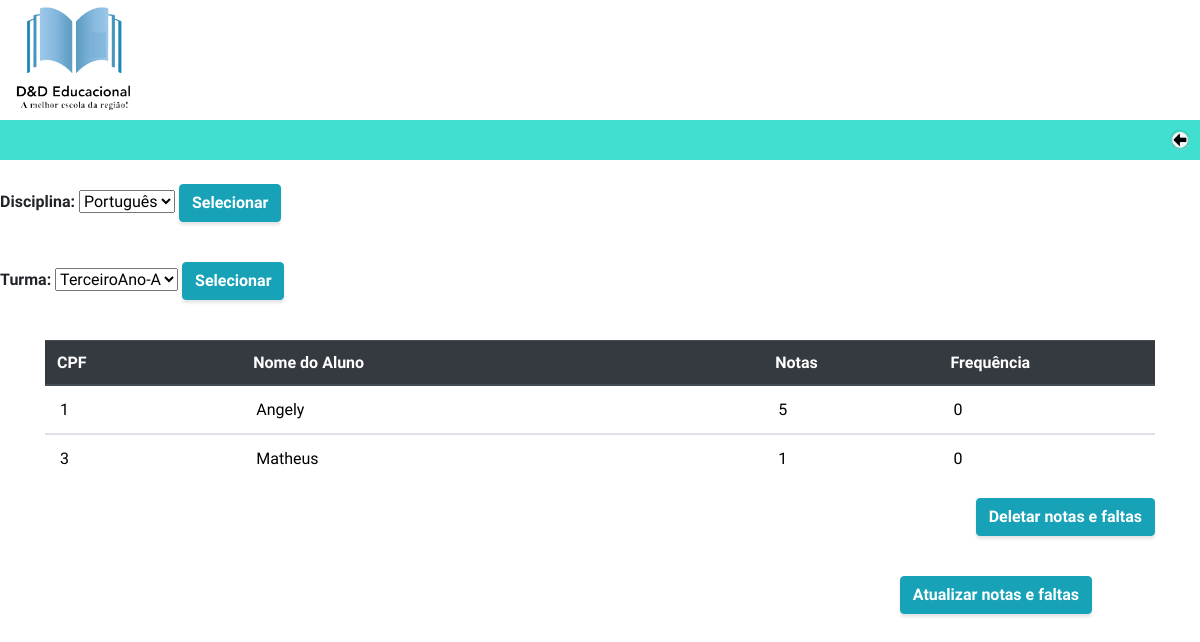
Before: /lancamento-nota/2/2/ (signed in) with the older database file.
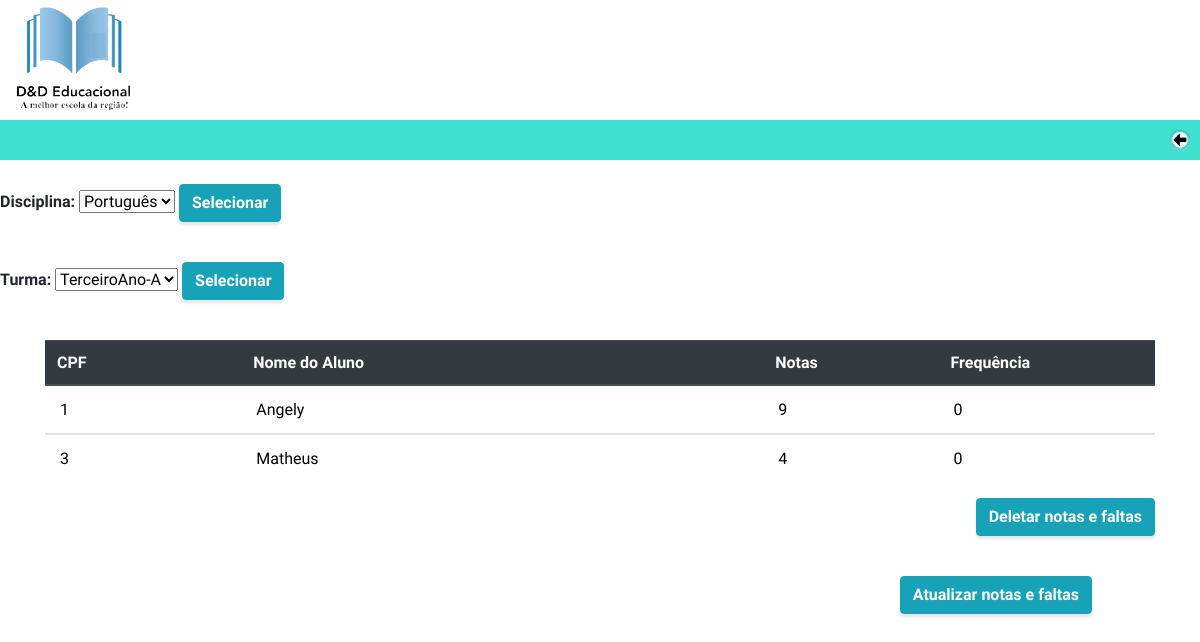
After: the same page with the newer database file.
### academic/models.py (models this page shows, shortened)
class Situacao_aluno(models.Model):
    id_disciplina = models.ForeignKey(Disciplina,on_delete=models.CASCADE)
    cpf = models.ForeignKey(Aluno,on_delete=models.CASCADE)
    nota = models.CharField(max_length=4, null=True)
    frequencia = models.IntegerField(null=True)

class Aluno(models.Model):
    cpf = models.AutoField(primary_key=True)
    nome = models.CharField(max_length=200)
    dt_nascimento = models.DateField()
    foto = models.ImageField(upload_to='perfil', blank=True, null=True)
    user = models.ForeignKey(User, on_delete=models.CASCADE)
    cod_turma = models.ForeignKey(Turma, on_delete=models.CASCADE)
    cpf_resp =  models.ForeignKey(Responsavel, on_delete=models.CASCADE)

### academic/views.py (the view)
# urls.py: path('lancamento-nota/<int:id_disc>/<int:cpf_prof>/',views.lancamento_notas),
@login_required(login_url='/login-professor/')
def lancamento_notas(request, id_disc,cpf_prof):
    disc = Disciplina.objects.all().select_related("cod_turma")
    sit = Situacao_aluno.objects.all().select_related("cpf", "id_disciplina").filter(id_disciplina=id_disc)
    return render(request, 'lanc-notas.html', {"sit": sit, "disc": disc ,"id_disc":id_disc, "cpf_prof": cpf_prof})

### academic/templates/academic/lanc-notas.html (shortened to what this page needs)
{% include "lancamento-nota.html" %}
<div class="form">
    <form action="/nota-update/" method="POST">{% csrf_token %}
            <div style="text-align: right;  width:91%; padding:0;">
            <td>
                <button type="submit" class="btn btn-info">Atualizar notas e faltas</button>
            </td>
        </div>
    </form>
</div>

### academic/templates/academic/lancamento-nota.html (shortened to what this page needs)
{% include "disciplinas.html" %}
<div class="container">
    <form action="/nota-delete/" method="POST">{% csrf_token %}
        <table class="table">
  <thead class="thead-dark">
                <tr>
                    <th>CPF</th>
                    <th scope="col">Nome do Aluno</th>
                    <th scope="col">Notas</th>
                    <th scope="col">Frequência</th>
                </tr>
                </thead>
                {% for s in sit%}
                <tbody>
                <tr>
                    <td scope="row"><input  style="border: 1px solid #ffffff; width:70px" type="text" name="cpf"
                                           value="{{s.cpf.cpf}}"
                                           readonly></td>
                    <td scope="row"><input  style="border: 1px solid #ffffff;" type="text"
                                           value="{{s.cpf.nome}}" readonly></td>
                    <td scope="row" ><input  style="border: 1px solid #ffffff; width:60px;" type="number" step="0.01" name="nota"
                                           value="{{s.nota}}"
                                           readonly></td>
                    <td scope="row" ><input  style="border: 1px solid #ffffff;width:60px;" type="text" name="freq"
                                           value="{{s.frequencia}}"
                                           readonly></td>
                </tr>
                {% endfor %}
                </tbody>
            </table>
        <div style="text-align: right;">
            <td>
                <button type="submit" class="btn btn-info">Deletar notas e faltas</button>
            </td>
        </div>
        <br>
    </form>
</div>

### academic/templates/academic/disciplinas.html (shortened to what this page needs)
{% include "registro-notas.html" %}
<div class="form">
    <form action="/listar-alunos/" method="POST">{% csrf_token %}
        <label class="texto">Turma:</label>
        <select id="turmas" name="cod_turma">
            {% for d in disc%}
            <option value="{{d.cod_turma.cod_turma}}">{{d.cod_turma.nome}}</option>
            {% endfor %}
        </select>
        <button type="submit" class="btn btn-info">Selecionar</button>
    </form>
</div><br>

### academic/templates/academic/registro-notas.html (shortened to what this page needs)
 {% block content %}
<html lang="pt-br">
<head>
  <link href="/static/css/vendor/bootstrap/css/bootstrap.min.css" rel="stylesheet">
  <link href="/static/css/vendor/fontawesome-free/css/all.min.css" rel="stylesheet" type="text/css">
  <link href="/static/css/vendor/simple-line-icons/css/simple-line-icons.css" rel="stylesheet">
  <link href="/static/css/css/stylish-portfolio.min.css" rel="stylesheet">
    <link rel="stylesheet" href="/static/css/portal-professor.css"/>
</head>
<img src="/image/img.png" width="150" height="120">
<div class="menu-container">
    <ul class="menu clearfix">
        <a class="image-right" href="/portal-professor/{{cpf_prof}}/"><img src="/image/voltar.png" width="20"
                                                              height="20"/></a>
    </ul>
</div><br>
<body>
{% include "turmas.html" %}
</body>
</html>
 {% endblock %}

### academic/templates/academic/turmas.html (shortened to what this page needs)
<div class="form">
    <form action="/disciplinas/" method="POST">{% csrf_token %}
 <label class="texto">Disciplina:</label>
        <select id="turmas" name="turma">
            {% for d in disc %}
            <option value="{{d.id_disciplina}}">{{d.nome}}</option>
            {% endfor %}
        </select>
        <button type="submit" class="btn btn-info">Selecionar</button>
    </form>
</div> <br>

### academic/static/academic/css/portal-professor.css (style rules this page uses)
body, .menu, .sub-menu { margin: 0; padding: 0; }
.menu, .sub-menu { list-style: none; background: #40E0D0; }
.menu a { text-decoration: none; display: block; padding: 10px; color:#1a1a1a; font-family: sans-serif; font-size: 14px; text-transform: uppercase; font-weight: 700; }
.image-right { text-align: right; }

Changed rows visible on the page:
removed Situacao_aluno: cpf "1", cpf.nome "Angely", nota "5", freq "0"
removed Situacao_aluno: cpf "3", cpf.nome "Matheus", nota "1", freq "0"
added Situacao_aluno: cpf "1", cpf.nome "Angely", nota "9", freq "0"
added Situacao_aluno: cpf "3", cpf.nome "Matheus", nota "4", freq "0"
